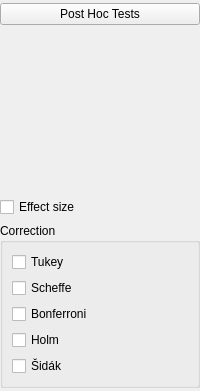
    <widget class="QWidget" name="widget_13" native="true">
     <layout class="QGridLayout" name="gridLayout_20">
      <property name="leftMargin">
       <number>0</number>
      </property>
      <property name="topMargin">
       <number>3</number>
      </property>
      <property name="rightMargin">
       <number>0</number>
      </property>
      <property name="bottomMargin">
       <number>3</number>
      </property>
      <item row="1" column="0">
       <widget class="QWidget" name="containerPostHocTests" native="true">
        <layout class="QGridLayout" name="gridLayout_19">
         <property name="leftMargin">
          <number>0</number>
         </property>
         <property name="topMargin">
          <number>0</number>
         </property>
         <property name="rightMargin">
          <number>0</number>
         </property>
         <property name="bottomMargin">
          <number>0</number>
         </property>
         <item row="0" column="0">
          <widget class="BoundAssignWidget" name="postHocTestsVariables" native="true">
           <property name="minimumSize">
            <size>
             <width>0</width>
             <height>160</height>
            </size>
           </property>
          </widget>
         </item>
         <item row="2" column="0">
          <widget class="GroupBox" name="groupPostHocOptions">
           <property name="title">
            <string>Correction</string>
           </property>
           <layout class="QGridLayout" name="gridLayout_17">
            <item row="1" column="0">
             <widget class="BoundCheckBox" name="postHocTestsScheffe">
              <property name="text">
               <string>Scheffe</string>
              </property>
             </widget>
            </item>
            <item row="0" column="0">
             <widget class="BoundCheckBox" name="postHocTestsTukey">
              <property name="text">
               <string>Tukey</string>
              </property>
             </widget>
            </item>
            <item row="3" column="0">
             <widget class="BoundCheckBox" name="postHocTestsHolm">
              <property name="text">
               <string>Holm</string>
              </property>
             </widget>
            </item>
            <item row="2" column="0">
             <widget class="BoundCheckBox" name="postHocTestsBonferroni">
              <property name="text">
               <string>Bonferroni</string>
              </property>
             </widget>
            </item>
            <item row="4" column="0">
             <widget class="BoundCheckBox" name="postHocTestsSidak">
              <property name="text">
               <string>Šidák</string>
              </property>
             </widget>
            </item>
           </layout>
          </widget>
         </item>
         <item row="1" column="0">
          <widget class="BoundCheckBox" name="postHocTestEffectSize">
           <property name="text">
            <string>Effect size</string>
           </property>
          </widget>
         </item>
        </layout>
       </widget>
      </item>
      <item row="0" column="0">
       <widget class="ExpanderButton" name="expanderPosthoc">
        <property name="sizePolicy">
         <sizepolicy hsizetype="Expanding" vsizetype="Fixed">
          <horstretch>0</horstretch>
          <verstretch>0</verstretch>
         </sizepolicy>
        </property>
        <property name="text">
         <string>Post Hoc Tests</string>
        </property>
       </widget>
      </item>
     </layout>
    </widget>
